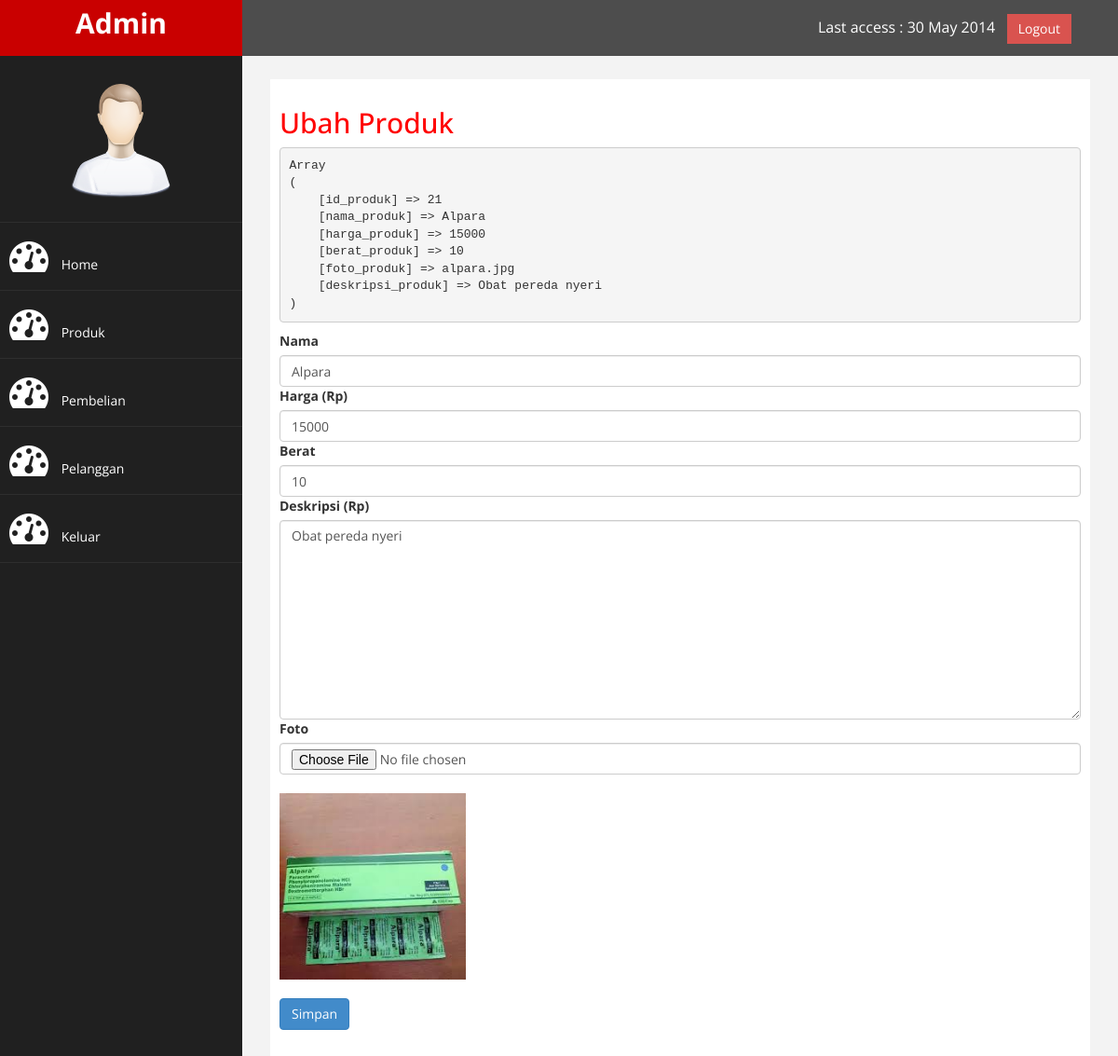
Screenshot of /admin/index.php?halaman=ubahproduk&id=21 (signed in) with the database file from the repository.
### tables this page shows
CREATE TABLE `produk` (
  `id_produk` int(11) NOT NULL,
  `nama_produk` varchar(100) NOT NULL,
  `harga_produk` int(11) NOT NULL,
  `berat_produk` int(11) NOT NULL,
  `foto_produk` varchar(100) NOT NULL,
  `deskripsi_produk` text NOT NULL
);

### admin/ubahproduk.php (the view, shortened to what this page needs)
<h2>Ubah Produk</h2>
<?php
	$ambil=$koneksi->query("SELECT * FROM produk WHERE id_produk='$_GET[id]'");
	$pecah=$ambil->fetch_assoc();
	echo "<pre>";
	print_r($pecah);
	echo "</pre>";
  ?>
  <form method="post" enctype="multipart/form-data">
	<div class="form-grub">
		<label>Nama</label>
		<input type="text" class="form-control" name="nama" value="<?php echo $pecah['nama_produk']; ?>">
	</div>
	<div class="form-grub">
		<label>Harga (Rp)</label>
		<input type="number" class="form-control" name="harga" value="<?php echo $pecah['harga_produk']; ?>">
	</div>
	<div class="form-grub">
		<label>Berat</label>
		<input type="number" class="form-control" name="berat" value="<?php echo $pecah['berat_produk']; ?>">
	</div>
	<div class="form-grub">
		<label>Deskripsi (Rp)</label>
		<textarea class="form-control" name="deskripsi" rows="10"><?php echo $pecah['deskripsi_produk']; ?>
		</textarea>
	</div>
	<div class="form-grub">
		<label>Foto</label>
		<input type="file" class="form-control" name="foto"><br>
		<img src="../foto_produk/<?php echo $pecah['foto_produk']?>" width="200">
	</div><br>
	<button class="btn btn-primary" name="ubah">Simpan</button>
</form>

### admin/assets/css/custom.css (style rules this page uses)
body { font-family: 'Open Sans', sans-serif; }
h2 { color: #f00; }

### rows the page displays
produk: nama "Alpara", harga "15000", berat "10", deskripsi "Obat pereda nyeri", foto_produk (picture)
